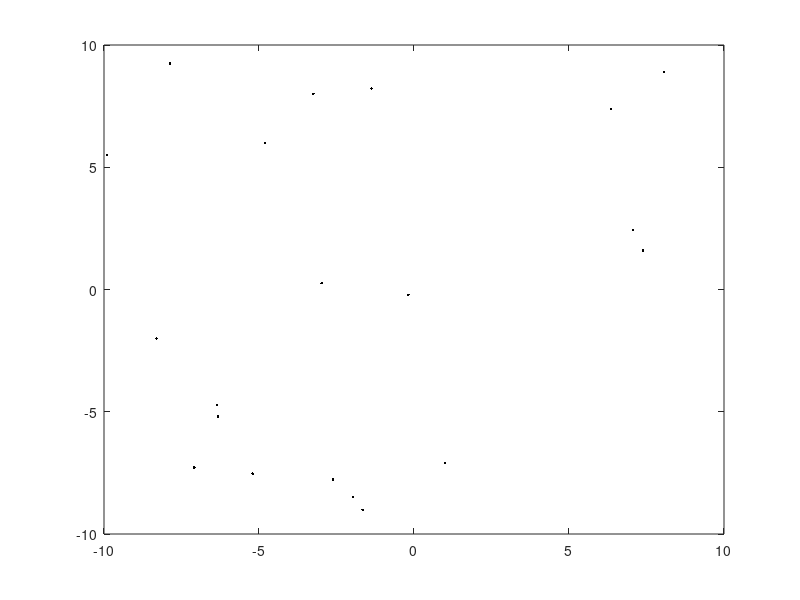

Write the MATLAB code that produced this figure. (Note: this script raises an error after producing the figure.)
function [  ] = twolink_test(  )
%TWOLINK_TEST Loads a set of test points from the file twolink_testData and
%then generates 5 random manipulator configurations. These configurations
%are checked for collisions with the points and then plotted.
%Configurations drawn in red have had a collision, those drawn in black are
%collision-free and therefore valid configurations.

load('twolink_testData.mat');
%generate random configurations
theta1 = rand(1, 5)*2*pi;
theta2 = rand(1, 5)*2*pi;
figure
%plot the obstacles defined by points
plot(points(1,:), points(2,:), 'k.', 'linewidth', 2)
hold on
for k = 1:size(theta1, 2)
    %Check each configuration for a collision
    if twolinkCheckCollision(theta1(k), theta2(k), points)
        %if collision, plot the manipulator in red with dashed lines
        twolinkDraw(theta1(k), theta2(k), 'r--');
    else
        %if collision-free, plot the manipulator in black
        twolinkDraw(theta1(k), theta2(k), 'k');
    end
end


end

